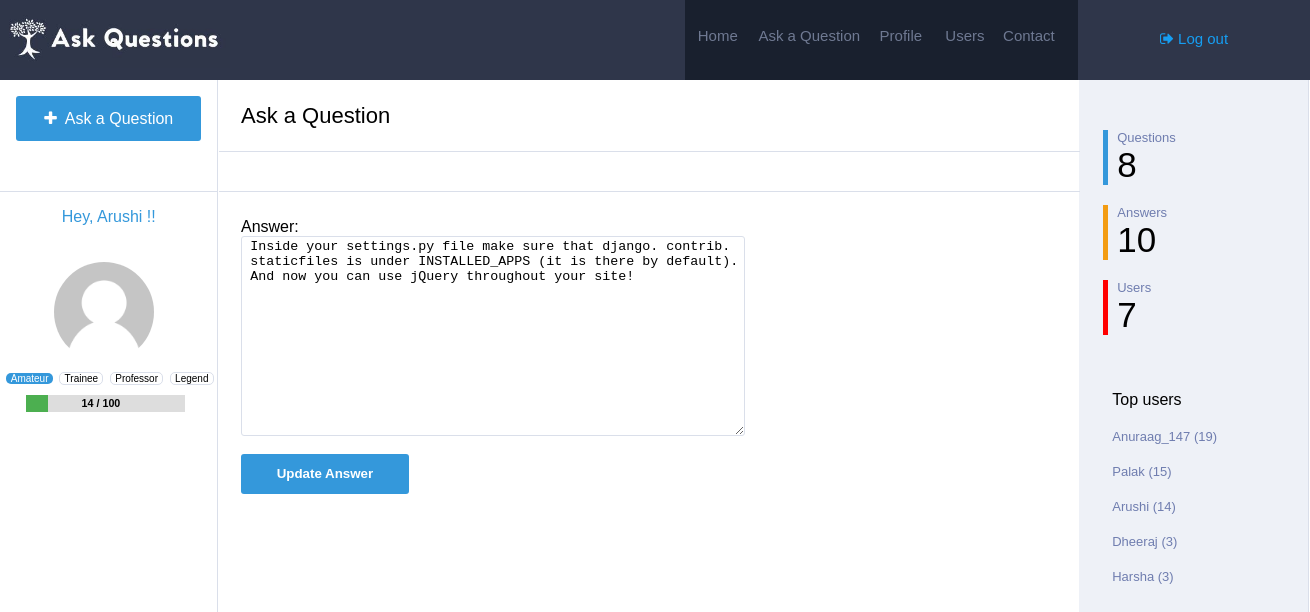
The page /ansupdate/2/ (signed in) on the database its author committed.
### Main/models.py (models this page shows, shortened)
class Answer(models.Model):
	question = models.ForeignKey(Question,on_delete=models.CASCADE)
	user=models.ForeignKey(Profile,on_delete=models.CASCADE)
	answer=models.TextField()
	votes=models.IntegerField(default=0)
	accepted=models.IntegerField(default=0)
	timestamp=models.DateTimeField(auto_now=False, auto_now_add=True)

class Profile(models.Model):
	user=models.ForeignKey(settings.AUTH_USER_MODEL,on_delete=models.CASCADE)
	image=models.ImageField(upload_to=upload_location,null=True,blank=True,)
	location=models.TextField(default="Not mentioned")
	points=models.IntegerField(default=0)
	questions=models.IntegerField(default=0)
	answers=models.IntegerField(default=0)

### Main/views.py (the view)
# urls.py: url(r'^ansupdate/(?P<id>\d+)/$', views.Answer_update,name='ans_update'),
@login_required
def Answer_update(request, id):
  instance=get_object_or_404(Answer,id=id) #user who answered can only update the answer
  if request.user == instance.user.user:
    top = Profile.objects.all().order_by("-points")[:min(Profile.objects.count(),5)]
    if request.user.is_authenticated:
      profile = get_object_or_404(Profile,user=request.user)
      if profile.points < 100:
        val = str(profile.points)+" / 100"
        percent = float(profile.points)/100*100
      elif profile.points < 1000:
        val = str(profile.points)+" / 1000"
        percent = float(profile.points)/1000*100
      elif profile.points < 2000:
        val = str(profile.points)+" / 2000"
        percent = float(profile.points)/2000*100
      else:
        val = str(profile.points)
        percent = 100
    else:
      profile = get_object_or_404(Profile,id=1)
      val = ""
      percent = 100
    if request.method == 'POST':
      answer = request.POST['answer']
      instance.answer = answer
      instance.save()
      messages.success(request, "Answer Updated.")
      return HttpResponseRedirect('/')
    x="/ansupdate/" + str(id) + "/"
    context={
      "value":instance.answer,
      "action":x,
      "profile":profile,
      "val":val,
      "percent":percent,"q":Question.objects.count(),"a":Answer.objects.count(),"u":Profile.objects.count(),"top":top
    }
    return render(request,"ans_create.html",context)
  else:
    messages.error(request, "User unauthorized.")
    return HttpResponseRedirect('/')

### templates/ans_create.html (shortened to what this page needs)
{% load staticfiles %}
<html>
<head>
<link rel='stylesheet' href='{% static "css/create.css" %}'>
<link rel="stylesheet" href="https://cdnjs.cloudflare.com/ajax/libs/font-awesome/4.7.0/css/font-awesome.min.css">
</head>
<body>
	<div class="navbar">
		<div class="logo">
			<img src='{% static "image/Logo.jpg" %}' style="width: 230px; margin-top: 10px;" />
		</div>
		<div class="search">
		</div>
		<div class="navlinks">
			<h6><a href="{% url "home" %}">Home</a></h6> <h6 style="width: 30%;"><a href="{% url "create" %}">Ask a Question</a></h6> <h6><a href="{% url "profile" id=profile.id %}">Profile</a></h6> <h6><a href="{% url "user" %}">Users</a></h6> <h6><a>Contact</a></h6>
		</div>
		<div class="login" style="font-size: 15px;">
			{% if request.user.is_authenticated %}
			<p><a href="{% url "logout" %}"><i class="fa fa-sign-out" aria-hidden="true"></i> Log out</a></p>
			{% else %}
			<p><a href="{% url "login" %}"><i class="fa fa-sign-in" aria-hidden="true"></i> Log in / Register</a></p>
			{%endif %}
		</div>
	</div>
	<div class="main">
		<div class="links">
			<div id="ask-cont">
			<a href="{% url "create" %}" style="text-decoration: none;"><p class="ask"><i class="fa fa-plus" aria-hidden="true"></i>&nbsp Ask a Question</p></a>
			</div>
			{% if request.user.is_authenticated %}
			<p style="color: #3498db;text-align: center;">Hey, {{ request.user }} !!</p>
			{% if profile.image %}
			<img src='{{ profile.image.url }}' id="image1"/>
			{% else %}
			<img src='{% static "image/default_user.png" %}' id="image1"/>
			{% endif %}
			<div class="rank">
			<p style="background-color: #3498db; border:none;color: white">Amateur</p>
			<p >Trainee</p>
			<p >Professor</p>
			<p >Legend</p>
			<div id="myProgress">
				<h6 style="float: left;margin-left: 35%;margin-top: 2px;">{{ val }}</h6>
			  <div id="myBar" style="width: {{ percent }}%"></div>
			</div>
			</div>
			{% endif %}
		</div>
		<div class="content">
			<table style="width: 100%;border-spacing: 0px;min-height: 100%;">
				<tr>
			<td style="width:100%; float: left;">
				<div class="heading">
					<div class="tab">
						<p>Ask a Question</p>
					</div>
				</div>
			<div class="welcome">
				<div class="tab">
					<p>&nbsp</p>
				</div>
			</div>
			<div id="tab1" class="tabcontent">
				<div class="col-xs-4 login_form">
			        <form id="create_form" method="post" action="{{ action }}">
			                Answer: <br/>
			                <textarea name="answer" id="username" style="height:200px;">{{ value }}</textarea>
			                <br /><br/>
			        <input type="submit" name="submit" value="Update Answer" id="create"/>
			        </form>
			    </div>
			</div>
		</td>
			<td class="stats" style="padding-top: 30px;vertical-align: top;">
				<div class="bor" style="border-left-color: #3498db">
					<p class="stat_q">Questions</p>
					<p class="stat_a">{{ q }}</p>
				</div>
				<div class="bor" style="border-left-color: #f39c12;">
					<p class="stat_q">Answers</p>
					<p class="stat_a">{{ a }}</p>
				</div>
				<div class="bor" style="border-left-color: red;">
					<p class="stat_q">Users</p>
					<p class="stat_a">{{ u }}</p>
				</div>
				<div class="bor" style="border:none; padding-top: 40px;">
					<p>Top users</p>
					{% for obj in top %}
					<p class="stat_q"><a  href="{% url "profile" id=obj.id %}" style="color: #6f7daf;text-decoration: none;">{{ obj.user }} ({{obj.points}})</a></p>
					{% endfor %}
				</div>
			</td>
		</tr>
	</table>
		</div>
	</div>
</body>
</html>

### static/css/create.css (style rules this page uses)
body { min-width: 1300px; margin: 0px; font-family: sans-serif; }
.navbar { width: 100%; background-color: #2f364a; height:80px; }
.logo { float: left; width:10%; height:100%; }
.search { float: left; height: 100%; width: 42.3%; }
.navlinks { float: left; width:30%; background-color: #19202e; height:100%; }
.navlinks h6 { margin-top:27px; float: left; width:16%; text-align: center; margin-left: 0.3%; }
.navlinks h6 a { text-decoration: none; color: #6f7992; font-weight: normal; font-size:15px; }
.login { float: left; height: 100%; width: 17.7%; text-align: center; }
.login p { margin-top: 30px; }
.login a { text-decoration: none; color: #169ef2; }
.main { width: 100%; }
.links { float: left; top:80px; height: 100%; width:16.6%; }
.ask { margin-left: 7.5%; width:85%; height: 31px; border-style: none; border-radius: 3px; background-color: #3498db; color: white; padding-top: 14px; text-align: center; }
#ask-cont { border-bottom-style: solid; border-bottom-color: #dadfea; border-bottom-width: 1px; height:95px; }
.content { float: left; width: 83.2%; border-right-style: solid; border-right-color: #dadfea; border-right-width: 1px; border-left-style: solid; border-left-color: #dadfea; border-left-width: 1px; height: auto; }
.heading { padding-left: 2.5%; font-size: 22px; border-bottom-style: solid; border-bottom-color: #dadfea; border-bottom-width: 1px; margin-bottom: -1px; }
.welcome { padding-left: 2.5%; font-size: 14px; border-bottom-style: solid; border-bottom-color: #dadfea; border-bottom-width: 1px; }
.stats { background-color: #eef1f7; width:21%; }
.login_form { padding-left: 2.5%; margin-top: 3%; }
#username { width:60%; height:40px; border-radius:3px; padding-left:1%; border-style: solid; border-color: #dadfea; border-width: 1px; }
#create { background-color: #3498db; border:none; border-radius:3px; width:20%; height: 40px; color:white; font-weight: bold; }
.welcome p { width: 10%; text-align: center; margin-bottom: 0px; padding-bottom: 11px; cursor: pointer; margin-top: 0px; padding-top: 13px; }
#image1 { width: 100px; height: 100px; border-radius: 50%; margin-top: 20px; margin-left: 25%; }
.rank { margin-left: 2%; }
.rank p { margin-left: 1%; padding-left: 2%; padding-right: 2%; display: inline-block; font-size: 10px; border-style: solid; border-color: #dadfea; border-width: 1px; border-radius: 5px; }
#myProgress { margin-left: 10%; width: 75%; background-color: #ddd; }
#myBar { height: 17px; background-color: #4CAF50; text-align: center; line-height: 30px; color: white; }
.stat_q { font-size: 13px; margin-bottom: 0px; margin-top: 20px; color: #6f7daf; }
.stat_a { font-size: 35px; margin-top: 0px; margin-bottom: 0px; }
.bor { border-left-style: solid; border-left-width: 5px; padding-left: 4%; margin-left: 10%; }

### rows shown on the page
Answer: answer "Inside your settings.py file make sure that django. contrib. staticfiles is under INSTALLED_APPS (it is there by default). And now you can use jQuery throughout your site!"
Profile: user "Anuraag_147", points "19"
Profile: user "Palak", points "15"
Profile: user "Arushi", points "14"
Profile: user "Dheeraj", points "3"
Profile: user "Harsha", points "3"

### other values the page prints
{{ request.user }} "Arushi"
{{ val }} "14 / 100"
{{ q }} "8"
{{ a }} "10"
{{ u }} "7"
